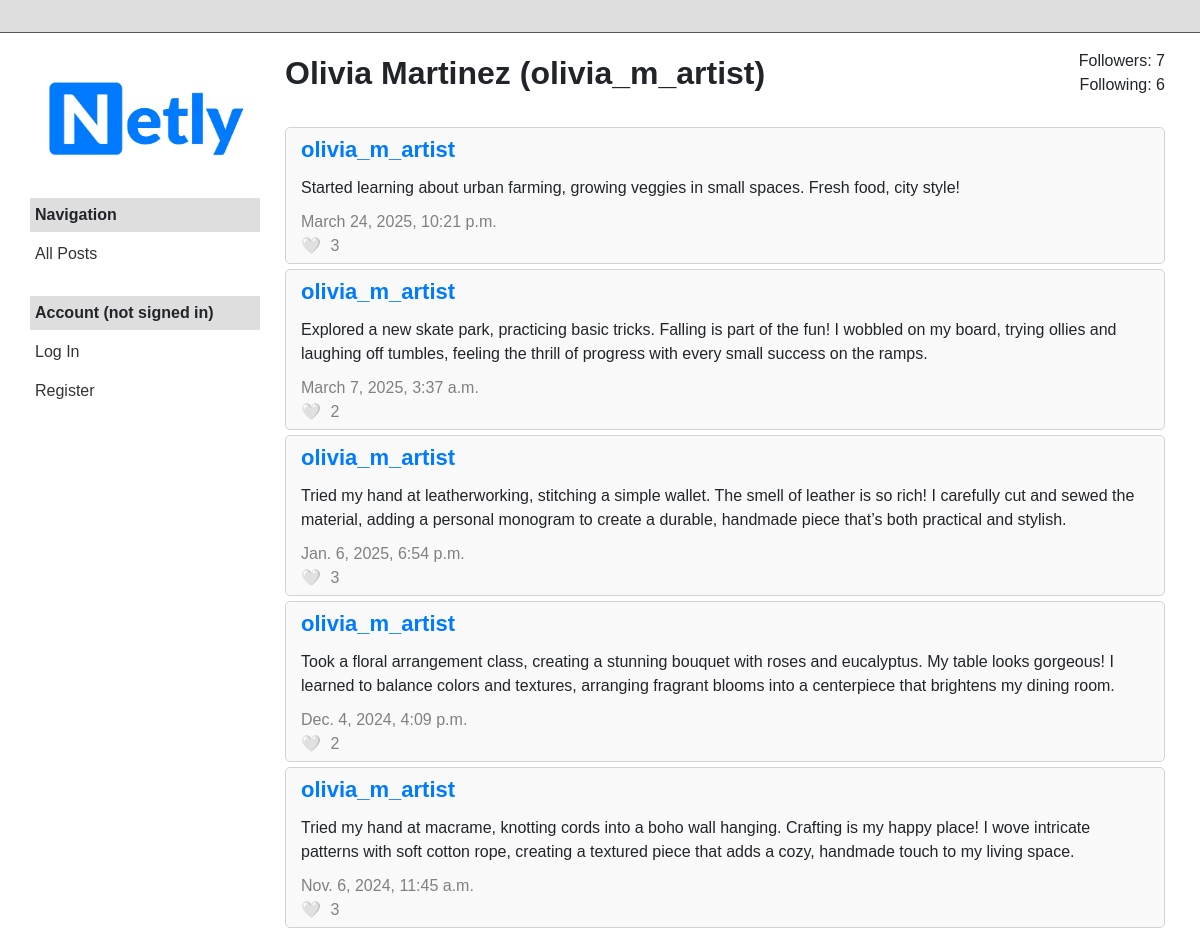
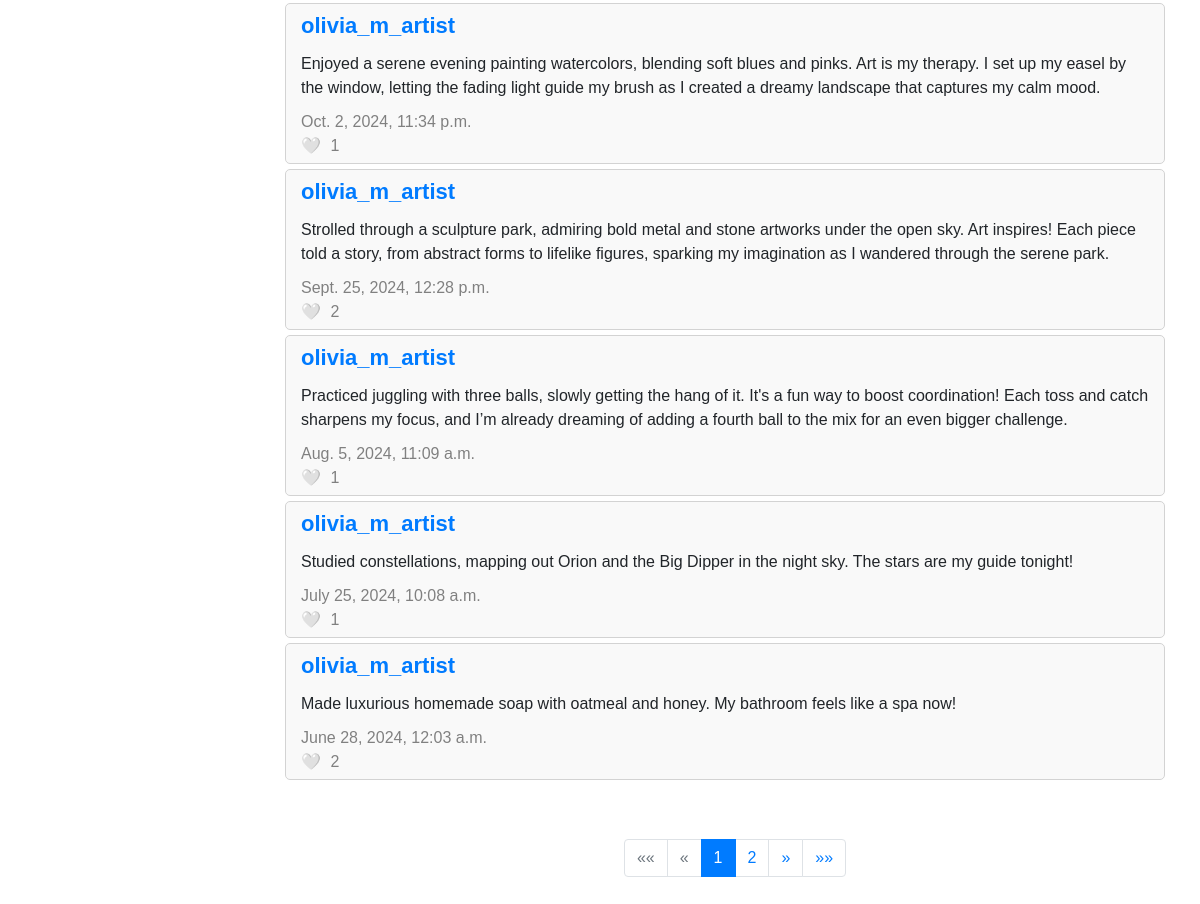
Page /profile/9 on the committed database (2 pictures, top to bottom).
### network/models.py (models this page shows, shortened)
class User(AbstractUser):
    def display_name(self):
        return f"{self.first_name} {self.last_name}" if self.first_name and self.last_name else self.username

class Post(models.Model):
    user = models.ForeignKey(User, on_delete=models.CASCADE, related_name="posts")
    content = models.TextField()
    created_at = models.DateTimeField(auto_now_add=True)
    def get_likes_count(self):
        return self.likes.count()

### network/views.py (the view)
# urls.py: path("profile/<int:user_id>", views.profile, name="profile"),
def profile(request, user_id):
    owner = User.objects.get(id=user_id)
    posts_list = Post.objects.filter(user=owner).order_by("-created_at")
    followers = Follow.objects.filter(followed=owner).count()
    following = Follow.objects.filter(follower=owner).count()
    is_following = request.user.is_following(owner) if request.user.is_authenticated else False
    paginator = Paginator(posts_list, 10)
    page_number = request.GET.get('page', 1)
    page_obj = paginator.get_page(page_number)
    if request.user.id == user_id:
        active_filter = "profile"
    else:
        active_filter = "other"
    return render(request, "network/index.html", {
        "active_filter": active_filter,
        "show_profile": True,
        "posts": page_obj,
        "page_obj": page_obj,
        "owner": owner,
        "followers": followers,
        "following": following,
        "is_following": is_following
    })

### network/templates/network/index.html (shortened to what this page needs)
{% extends "network/layout.html" %}
{% load static %}
{% load post_filters %}
{% block body %}
    <div class="profile-container">
        {% if show_profile %}
            <div class="profile-header-wrapper" id="profile-section">
                <div class="profile-header">
                    <div class="profile-info">
                        <div class="profile-name">{{ owner.display_name }} ({{ owner.username }})</div>
                    </div>
                    <div class="profile-stats">
                        <div id="followers-count">Followers: {{ followers }}</div>
                        <div>Following: {{ following }}</div>
                    </div>
                </div>
            </div>
        {% endif %}
        <div class="profile-posts-container">
            {% for post in posts %}
                <div class="post-container">
                    <div class="post-name"><a href="{% url 'profile' post.user.id %}">{{ post.user.username }}</a></div>
                    <div class="post-content" id="post-view-{{ post.id }}">{{ post.content }}</div>
                    <div class="post-date">{{ post.created_at }}</div>
                    <div class="post-likes{% if not user.is_authenticated %}-nouser{% endif %} {% if user.is_authenticated and post|is_liked_by:user %} liked {% endif %}"
                         id="post-likes-{{ post.id }}" data-id="{{ post.id }}">
                        <span class="heart"></span>
                        <span class="like-count">{{ post.get_likes_count }}</span>
                    </div>
                </div>
            {% endfor %}
        </div>
        {% if page_obj.paginator.num_pages > 1 %}
        <div class="pagination-wrapper">
            <nav aria-label="Page navigation" class="mt-4">
                <ul class="pagination justify-content-center">
                    {% if page_obj.has_previous %}
                        <li class="page-item">
                            <a class="page-link" href="?page=1" aria-label="First">
                                <span aria-hidden="true">&laquo;&laquo;</span>
                            </a>
                        </li>
                    {% else %}
                        <li class="page-item disabled">
                            <a class="page-link" href="#" aria-label="First">
                                <span aria-hidden="true">&laquo;&laquo;</span>
                            </a>
                        </li>
                    {% endif %}
                    {% if page_obj.has_previous %}
                        <li class="page-item">
                            <a class="page-link" href="?page={{ page_obj.previous_page_number }}" aria-label="Previous">
                                <span aria-hidden="true">&laquo;</span>
                            </a>
                        </li>
                    {% else %}
                        <li class="page-item disabled">
                            <a class="page-link" href="#" aria-label="Previous">
                                <span aria-hidden="true">&laquo;</span>
                            </a>
                        </li>
                    {% endif %}
                    {% for i in page_obj.paginator.page_range %}
                        {% if page_obj.number == i %}
                            <li class="page-item active"><a class="page-link" href="?page={{ i }}">{{ i }}</a></li>
                        {% elif i > page_obj.number|add:'-3' and i < page_obj.number|add:'3' %}
                            <li class="page-item"><a class="page-link" href="?page={{ i }}">{{ i }}</a></li>
                        {% endif %}
                    {% endfor %}
                    {% if page_obj.has_next %}
                        <li class="page-item">
                            <a class="page-link" href="?page={{ page_obj.next_page_number }}" aria-label="Next">
                                <span aria-hidden="true">&raquo;</span>
                            </a>
                        </li>
                    {% else %}
                        <li class="page-item disabled">
                            <a class="page-link" href="#" aria-label="Next">
                                <span aria-hidden="true">&raquo;</span>
                            </a>
                        </li>
                    {% endif %}
                    {% if page_obj.has_next %}
                        <li class="page-item">
                            <a class="page-link" href="?page={{ page_obj.paginator.num_pages }}" aria-label="Last">
                                <span aria-hidden="true">&raquo;&raquo;</span>
                            </a>
                        </li>
                    {% else %}
                        <li class="page-item disabled">
                            <a class="page-link" href="#" aria-label="Last">
                                <span aria-hidden="true">&raquo;&raquo;</span>
                            </a>
                        </li>
                    {% endif %}
                </ul>
            </nav>
        </div>
        {% endif %}
    </div>
{% endblock %}

### network/static/network/styles.css (style rules this page uses)
body { font-family: Arial, sans-serif; display: flex; flex-direction: column; align-items: center; }
.post-container { border: 1px solid lightgray; background-color: #f9f9f9; border-radius: 5px; margin-bottom: 5px; margin-right: 20px; padding: 5px 15px; }
.post-name { font-size: 22px; font-weight: 700; margin-bottom: 10px; }
.post-content { margin-top: 10px; margin-bottom: 10px; }
.post-date { color: gray; margin-top: 10px; }
.post-likes-nouser { cursor: default; user-select: none; color: gray; width: fit-content; }
.heart::before { content: "🤍"; padding-right: 5px; }
.profile-container { border: none; margin-bottom: 5px; display: flex; flex-direction: column; height: calc(100vh - 60px); }
.profile-header { display: flex; justify-content: space-between; align-items: flex-start; margin-bottom: 10px; margin-right: 20px; }
.profile-name { font-size: 32px; font-weight: 700; }
.profile-info { flex-grow: 1; }
.profile-stats { text-align: right; }
.profile-header-wrapper { position: sticky; top: 0; background-color: white; z-index: 5; padding-bottom: 10px; }
.profile-posts-container { overflow-y: auto; flex: 1; padding-top: 10px; margin-bottom: 20px; }
.pagination-wrapper { position: sticky; bottom: 0; background-color: white; padding-top: 10px; z-index: 5; margin-top: auto; }

### rows in the picture
User: display_name "Olivia Martinez", username "olivia_m_artist"
Post: user.username "olivia_m_artist", content "Started learning about urban farming, growing veggies in small spaces. Fresh food, city style!", created_at "March 24, 2025, 10:21 p.m.", get_likes_count "3"
Post: user.username "olivia_m_artist", content "Explored a new skate park, practicing basic tricks. Falling is part of the fun! I wobbled on my board, trying ollies and laughing off tumbles, feeling the thrill of progress with every small success on the ramps.", created_at "March 7, 2025, 3:37 a.m.", get_likes_count "2"
Post: user.username "olivia_m_artist", content "Tried my hand at leatherworking, stitching a simple wallet. The smell of leather is so rich! I carefully cut and sewed the material, adding a personal monogram to create a durable, handmade piece that’s both practical and stylish.", created_at "Jan. 6, 2025, 6:54 p.m.", get_likes_count "3"
Post: user.username "olivia_m_artist", content "Took a floral arrangement class, creating a stunning bouquet with roses and eucalyptus. My table looks gorgeous! I learned to balance colors and textures, arranging fragrant blooms into a centerpiece that brightens my dining room.", created_at "Dec. 4, 2024, 4:09 p.m.", get_likes_count "2"
Post: user.username "olivia_m_artist", content "Tried my hand at macrame, knotting cords into a boho wall hanging. Crafting is my happy place! I wove intricate patterns with soft cotton rope, creating a textured piece that adds a cozy, handmade touch to my living space.", created_at "Nov. 6, 2024, 11:45 a.m.", get_likes_count "3"
Post: user.username "olivia_m_artist", content "Enjoyed a serene evening painting watercolors, blending soft blues and pinks. Art is my therapy. I set up my easel by the window, letting the fading light guide my brush as I created a dreamy landscape that captures my calm mood.", created_at "Oct. 2, 2024, 11:34 p.m.", get_likes_count "1"
Post: user.username "olivia_m_artist", content "Strolled through a sculpture park, admiring bold metal and stone artworks under the open sky. Art inspires! Each piece told a story, from abstract forms to lifelike figures, sparking my imagination as I wandered through the serene park.", created_at "Sept. 25, 2024, 12:28 p.m.", get_likes_count "2"
Post: user.username "olivia_m_artist", content "Practiced juggling with three balls, slowly getting the hang of it. It's a fun way to boost coordination! Each toss and catch sharpens my focus, and I’m already dreaming of adding a fourth ball to the mix for an even bigger challenge.", created_at "Aug. 5, 2024, 11:09 a.m.", get_likes_count "1"
Post: user.username "olivia_m_artist", content "Studied constellations, mapping out Orion and the Big Dipper in the night sky. The stars are my guide tonight!", created_at "July 25, 2024, 10:08 a.m.", get_likes_count "1"
Post: user.username "olivia_m_artist", content "Made luxurious homemade soap with oatmeal and honey. My bathroom feels like a spa now!", created_at "June 28, 2024, 12:03 a.m.", get_likes_count "2"

### other values in the picture
{{ followers }} "7"
{{ following }} "6"
{{ i }} "1"
{{ i }} "2"
